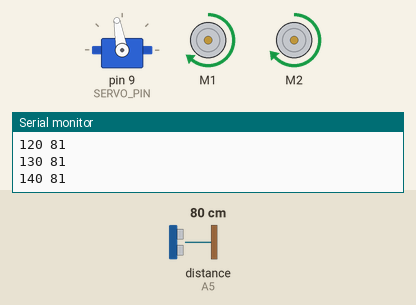
Recording of a sketch running on a simulated Arduino Uno, built with avr-gcc and run on an emulated ATmega328P. On the bench: servo, 2 × DC motor (green arrow = forward, orange = backward, longer = faster), the last lines printed to the serial monitor. The inputs (shaded band) are chosen by the test bench; at power-on: distance to the obstacle (sensor on A5) 80 cm. The echo pulse lasts 58.3 µs per cm.

Above: at 2.7 s.
2.8 s: distance to the obstacle (sensor on A5) set to 64 cm
5.8 s: distance to the obstacle (sensor on A5) set to 54 cm
At 7.7 s:
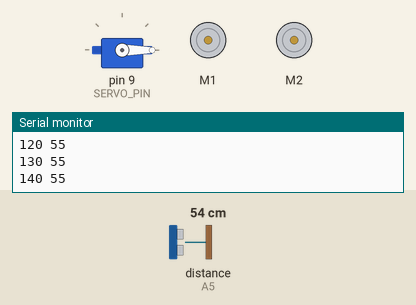
8.8 s: distance to the obstacle (sensor on A5) set to 60 cm
11.8 s: distance to the obstacle (sensor on A5) set to 120 cm
At 12.4 s:
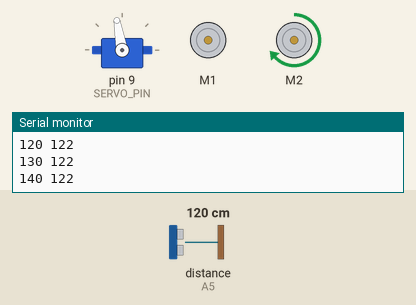
14.8 s: distance to the obstacle (sensor on A5) set to 18 cm
At 18.2 s:
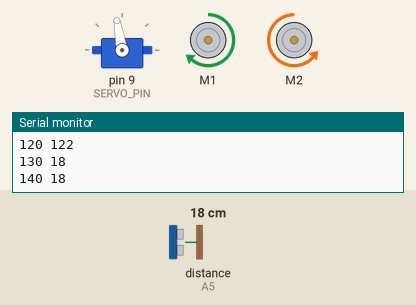
Timing chart, 0 to 18.8 s (numbered marks = the images above; inputs shaded):
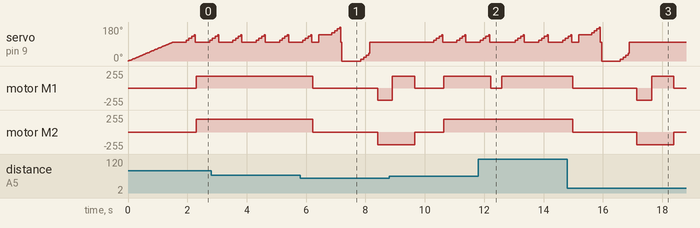

The sketch:

servo_and_protecto_final.ino
```cpp
// (licence header left out)
//*********************************************************
//* Serial
//*
//* Define the baudrate for the serial output if connected
//*********************************************************
#define BAUDRATE        9600


//*********************************************************
//* Ultrasonic sensor
//*
//* HC-SR04 Ultrasonic Module
//*
//*	Vcc	+5V
//*	Trig	A4	on the motor shield
//*	Echo	A5	on the motor shield
//*	GND
//**********************************************************

#include <NewPing.h>

#define TRIG_PIN  A4
#define ECHO_PIN  A5

#define MAX_DISTANCE 200                         // Maximum distance we want to ping for (in centimeters). Maximum sensor distance is rated at 400-500cm.

NewPing sonar(TRIG_PIN, ECHO_PIN, MAX_DISTANCE); // NewPing setup of pin and maximum distance.

// The dangerThreshold is used when the bot is trying to decide whether to go left or right
float dangerThreshold = 25.0;                    // 25 cm - depends on the floor surface and speed setting

#define COLLISION_DISTANCE 60                    // in cm - depends on what the user wants and the floor surface and speed setting (keep in mind that the bot does not stop immidiately)
#define AVOIDANCE_DISTANCE 100                   // in cm - depends on what the user wants and the floor surface and speed setting (keep in mind that the bot does not stop immidiately)
#define EMERGENCY_DISTANCE 15                    // in cm - used when the bot is very close to the obstacle and needs to react as soon as it sees it.


//************************************************************
//* Servo
//*
//* Servo Connections to motor shield
//*
//*	Brown	SER1 -
//*	Red	SER1 +
//*	Orange	SER1 S
//*
//* Servo 1 on the motor shield is Arduino Pin 10
//* Servo 2 on the motor shield is Arduino Pin 9
//************************************************************
#include <Servo.h>

#define LEFT         180
#define CENTER       100
#define RIGHT        20

#define SERVO_PIN    9

Servo ultrasonicServo;  // create servo object to control the servo

int currentPos = 0;    // variable to store the servo position

//**************************************************************
//* Motors
//*
//* Throttle is a number between 128 and 255 -
//* less than 128 any the motors may not have enough torque to move
//* motor1 (left) is connected to motor 1 pins M1
//* motor2 (right)is connected to motor 2 pins M2
//*
//* PWM Frequency is set to 1kHz (happens to be the default too)
//**************************************************************

#include <AFMotor.h>

AF_DCMotor motor1(1, MOTOR12_1KHZ);
AF_DCMotor motor2(2, MOTOR12_1KHZ);

#define STOP 0
#define SLOW 190
#define MEDIUM 230
#define MAXSPEED 255

int throttle = 0;          // used to balance power across wheels

//***********************************************
//* Coolness
//*
//* Setup the counter and define the victory time
//***********************************************
#define VICTORY   50
int timeToGetCool = 0;

//**************************************************************************************************************
//*
//* structure to hold ultrasonic readings
//*
//**************************************************************************************************************

struct angleVector{
  int angle;
  int distance;
};

#define READINGS 5
struct angleVector angleVectors[READINGS];


//*************************************************************
//* Setup
//*************************************************************
void setup() {

  // setup motor
  Serial.begin(BAUDRATE);

  // setup servo
  ultrasonicServo.attach(SERVO_PIN);  // attaches the servo on pin 9

  // move servo to center
  servo_position(CENTER);

  // setup motors
  throttle = SLOW;
  setSpeed(throttle);
}


//*************************************************************
//* Main
//*************************************************************

void loop() {

  // Increase the timer every time we are in this loop
  timeToGetCool++;

  // Check if it time to dance
  if (timeToGetCool == VICTORY)
  {
    // Begin coolness
    coolness();

    // reset timer
    timeToGetCool = 0;
  }
  else
  {
    if (scanClear())  // If clear to go forward
    {
      drive_forward();
    }
    else              // if path is blocked
    {

      freewheel();    // stop


      // look left
      lookLeft();
      int distanceLeft = getAverageDistance();

      // look right
      lookRight();
      int distanceRight = getAverageDistance();

      // re-center the ultrasonic
      servo_position(CENTER);

      // go the least obstructed way
      if (distanceLeft > distanceRight && distanceLeft > dangerThreshold)       //if left is less obstructed
      {
        // back up
        drive_backward();
        delay(400);

        // rotate left
        rotate_left();
      }
      else if (distanceRight > distanceLeft && distanceRight > dangerThreshold) //if right is less obstructed
      {
        // back up
        drive_backward();
        delay(400);

        // rotate right
        rotate_right();
      }
      else // equally blocked or less than danger threshold left or right
      {
        // stop
        freewheel();
        delay(20);

        // back up
        drive_backward();
        delay(500);

        // make a u-turn
        u_turn();
      }
    }
  }

}


//*************************************************************
//* Servo Control
//*************************************************************

void servo_position(int newPos){
  if (newPos > currentPos){
    for(int pos=currentPos; pos < newPos; pos += 1)  // goes from 0 degrees to 180 degrees
    {                                                // in steps of 1 degree
      ultrasonicServo.write(pos);                    // tell servo to go to position in variable 'pos'
      delay(15);                                     // waits 15ms for the servo to reach the position
    }
    currentPos = newPos;
  }
  else if (newPos < currentPos){
    for(int pos=currentPos; pos > newPos; pos -= 1)  // goes from 0 degrees to 180 degrees
    {                                                // in steps of 1 degree
      ultrasonicServo.write(pos);                    // tell servo to go to position in variable 'pos'
      delay(15);                                     // waits 15ms for the servo to reach the position
    }
    currentPos = newPos;
  }
}

//*************************************************************
//* Ultrasonic Ping
//*************************************************************

float ping(){
  delay(50);                        // Wait 50ms between pings (about 20 pings/sec). 29ms should be the shortest delay between pings.
  unsigned int uS = sonar.ping();   // Send ping, get ping time in microseconds (uS).
  if (uS == 0)                      // out of range (0 = outside set distance range, no ping echo)
    return MAX_DISTANCE;
  else                              // in range
  return uS / US_ROUNDTRIP_CM;      // Convert ping time to distance
}


//**************************************************************
//* Setup paramteres. For short pile carpet - low battery
//*
//* Vary these params depending on the surface and speed setting
//**************************************************************
#define BRAKE_ACT_TIME   200
#define TURN_ACT_TIME    750
#define ROTATE_ACT_TIME  550
#define UTURN_ACT_TIME   750

// To stop
void freewheel(){
  motor1.run(RELEASE);
  motor2.run(RELEASE);
  delay(BRAKE_ACT_TIME);
}

// To drive forward
void drive_forward(){
  motor1.run(FORWARD);
  motor2.run(FORWARD);
}

// To rotate left. Uses two motors => fast turn
void rotate_left(){
  motor1.run(BACKWARD);
  motor2.run(FORWARD);
  delay(ROTATE_ACT_TIME-180);
  freewheel();
  delay(100);
}

// To rotate right. Uses two motors => fast turn
void rotate_right(){
  motor2.run(BACKWARD);
  motor1.run(FORWARD);
  delay(ROTATE_ACT_TIME-180);
  freewheel();
  delay(100);
}

// To make a u-turn
void u_turn(){
  motor2.run(BACKWARD);
  motor1.run(FORWARD);
  delay(UTURN_ACT_TIME);
  freewheel();
}

// To drive backward
void drive_backward(){
  motor1.run(BACKWARD);
  motor2.run(BACKWARD);
}

// To veer left
void veer_left(){
  motor1.run(RELEASE);
  motor2.run(FORWARD);
  delay(TURN_ACT_TIME/2);
}

// To veer right
void veer_right(){
  motor2.run(RELEASE);
  motor1.run(FORWARD);
  delay(TURN_ACT_TIME/2);
}

// To perform victory dance
void coolness(){

  // stop
  freewheel();
  delay(20);

  // back up
  drive_backward();
  delay(500);

  // right 4
  motor2.run(BACKWARD);
  motor1.run(FORWARD);
  delay(ROTATE_ACT_TIME*4);
  delay(30);

  // left 4
  motor1.run(BACKWARD);
  motor2.run(FORWARD);
  delay(ROTATE_ACT_TIME*4);
  delay(30);

  // five times
  for (int i=0; i<5 ; i++)
  {
    // right
    motor2.run(BACKWARD);
    motor1.run(FORWARD);
    delay(ROTATE_ACT_TIME/2);
    delay(30);

    // left
    motor1.run(BACKWARD);
    motor2.run(FORWARD);
    delay(ROTATE_ACT_TIME/2);
    delay(30);
  }

  //stop
  freewheel();
  delay(100);
}

//**************************************************************************************************************
//*
//* Set Speed function
//*
//* You can adjust SPEED_OFFSET to allow for differences between the motor speeds
//* Make it negative if the robot veers to the right and positive if it veers to the left
//*
//**************************************************************************************************************
#define SPEED_OFFSET -10      // this offset is specific to your motor set - adjust till you get a straight path

#define SPEED_CHANGE_TIME 10  // time in milliseconds to react

void setSpeed(int speed){
  motor1.setSpeed(speed+SPEED_OFFSET);
  motor2.setSpeed(speed);
  delay(SPEED_CHANGE_TIME);
}

//*************************************************************************************************************
//*
//* Scanning Functions
//*
//**************************************************************************************************************

// scanClear()
bool scanClear(){

  bool clear = true;
  bool lowValue = false;

  lookForward();
  for (int i = 0; i < READINGS; i++){
    Serial.print(angleVectors[i].angle);
    Serial.print(" ");
    Serial.println(angleVectors[i].distance);

    if (angleVectors[i].distance <= COLLISION_DISTANCE)     //if path is not clear
    {
      lowValue = true;

      if (lowValue)
      {
        clear = false;
        if (angleVectors[i].distance <= EMERGENCY_DISTANCE) // if too close abort
        {
          return clear;
        }
      }
    }
  }

  // If it is OK to go forward
  if (clear){                     // not going to collide

    // see if we need to veer
    int leftDistance = averageLeftDistance();
    int rightDistance = averageRightDistance();

    if (leftDistance < AVOIDANCE_DISTANCE && rightDistance > AVOIDANCE_DISTANCE){
      veer_right();
    }
    else if (rightDistance < AVOIDANCE_DISTANCE && leftDistance > AVOIDANCE_DISTANCE){
      veer_left();
    }
  }

  return clear;
}

 // scan()
void scan(){

  for(int i = 0; i < READINGS; i++){     // loop to sweep the servo (& sensor)

    angleVectors[i].distance = ping();

    if (angleVectors[i].distance <= 15) // if too close abort
    {
      angleVectors[i].distance = ping();                  // ping again to make sure it is not a noise value

      if (angleVectors[i].distance <= EMERGENCY_DISTANCE) // if too close abort
      {
        ultrasonicServo.write(CENTER);                   // set servo to face the starting point
        return;                                          // quit
      }
    }

    ultrasonicServo.write(angleVectors[i].angle);        // set servo position
    delay(35);                                           // wait 35 milliseconds for servo to reach position
  }

  ultrasonicServo.write(CENTER);                         // set servo to face the starting point
  delay(35);                                             // wait 35 milliseconds for servo to reach position
}


//*************************************************************************************************************
//*
//* look Functions
//*
//* Note: The angles are chosen relative to the sonar position on top of the servo.
//*       Can be modified depending on the center position of the servo and the center position of the sonar.
//*       For the lookForward() function, 100-140 scans in front of the bot.
//*       For the lookLeft() function 140-180 scans to the left of the bot.
//*       For the lookRight() function 0-40 scans to the right of the bot.
//**************************************************************************************************************

void lookForward(){
  // set up the reading angles for the servo
  angleVectors[0].angle = 100;
  angleVectors[1].angle = 110;
  angleVectors[2].angle = 120;
  angleVectors[3].angle = 130;
  angleVectors[4].angle = 140;
  ultrasonicServo.write(angleVectors[0].angle);           // set servo to face the starting point
  delay(300);                                             // wait 300 milliseconds for servo to reach position
  scan();
}

void lookLeft(){
  // set up the reading angles for the servo
  angleVectors[0].angle = 140;
  angleVectors[1].angle = 150;
  angleVectors[2].angle = 160;
  angleVectors[3].angle = 170;
  angleVectors[4].angle = 180;
  ultrasonicServo.write(angleVectors[0].angle);           // set servo to face the starting point
  delay(300);                                             // wait 300 milliseconds for servo to reach position
  scan();
}

void lookRight(){
  // set up the reading angles for the servo
  angleVectors[0].angle = 0;
  angleVectors[1].angle = 10;
  angleVectors[2].angle = 20;
  angleVectors[3].angle = 30;
  angleVectors[4].angle = 40;
  ultrasonicServo.write(angleVectors[0].angle);           // set servo to face the starting point
  delay(500);                                             // wait 500 milliseconds for servo to reach position
  scan();
}

//*************************************************************************************************************
//*
//* Averaging Functions
//*
//**************************************************************************************************************

int averageRightDistance(){
  int accumulator = 0;
  for (int i = 0; i < 2; i++){
    accumulator += angleVectors[i].distance;
  }
  return (accumulator / 2);
}

int averageLeftDistance(){
  int accumulator = 0;
  for (int i = 3; i < 5; i++){
    accumulator += angleVectors[i].distance;
  }
  return (accumulator / 2);
}

int getAverageDistance(){
  int accumulator = 0;
  for (int i = 0; i < READINGS; i++){
    accumulator += angleVectors[i].distance;
  }
  return (accumulator / READINGS);
}


// End of program
```

Measured:
- the behaviour switches between 60 and 59 cm on distance to the obstacle (sensor on A5) (found by bisection; images 0 and 1)
- after the input at 5.8 s, motor M1: forward 180/255 → stopped after 0.43 s, → backward 180/255 2.2 s later; motor M2: forward 190/255 → stopped after 0.43 s, → backward 190/255 2.2 s later
- after the input at 11.8 s, motor M1: forward 180/255 → stopped after 0.42 s, → forward 180/255 0.38 s later
- after the input at 14.8 s, motor M1: forward 180/255 → stopped after 0.18 s, → backward 180/255 2.2 s later, → forward 180/255 0.50 s later, → stopped 0.75 s later; motor M2: forward 190/255 → stopped after 0.18 s, → backward 190/255 2.2 s later, → stopped 1.3 s later
